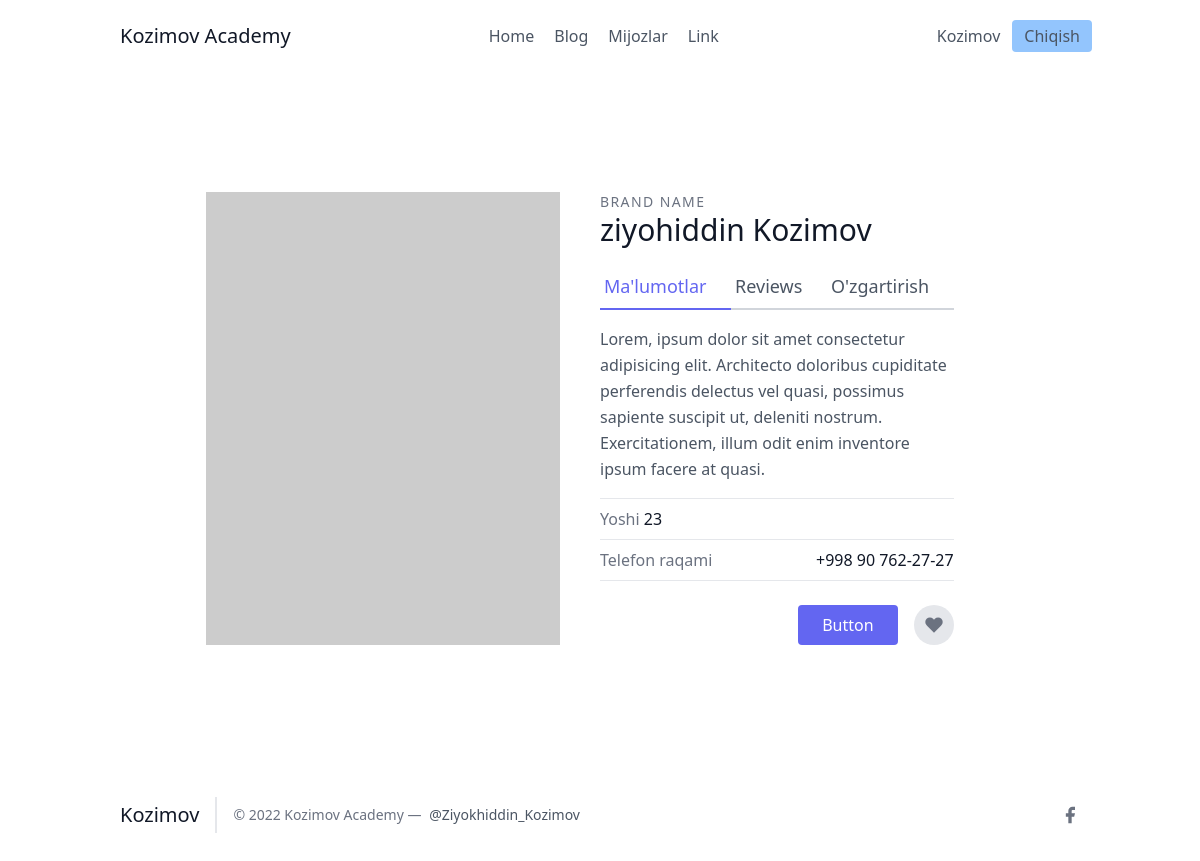
The app's page /leads/1/ (signed in) with its own data.
### leads/models.py (models this page shows, shortened)
class User(AbstractUser):
    pass

class Lead(models.Model):
    ismi = models.CharField(max_length=20)
    familiyasi = models.CharField(max_length=20)
    yoshi = models.IntegerField(default=0)
    waiter = models.ForeignKey("Waiter", on_delete=models.CASCADE)

### leads/views.py (the view)
# urls.py: path('<int:pk>/', LeadDetailView.as_view(), name="detallar"),
class LeadDetailView(LoginRequiredMixin, DetailView):
    template_name = "details.html"
    queryset = models.Lead.objects.all()
    context_object_name = "lead"

### frontend/details.html (shortened to what this page needs)
{% extends 'base.html' %}
{% block content %}
    <section class="text-gray-600 body-font overflow-hidden">
    <div class="container px-5 py-24 mx-auto">
    <div class="lg:w-4/5 mx-auto flex flex-wrap">
        <img alt="ecommerce" class="lg:w-1/2 w-full lg:pr-10 lg:py-6 mb-6 lg:mb-0 object-cover object-center rounded" src="https://dummyimage.com/400x400">
      <div class="lg:w-1/2 w-full lg:pr-10 lg:py-6 mb-6 lg:mb-0">
        <h2 class="text-sm title-font text-gray-500 tracking-widest">BRAND NAME</h2>
        <h1 class="text-gray-900 text-3xl title-font font-medium mb-4">{{ lead.ismi }} {{ lead.familiyasi }}</h1>
        <div class="flex mb-4">
            <a href="{% url 'leads:detallar' lead.pk %}" class="flex-grow text-indigo-500 border-b-2 border-indigo-500 py-2 text-lg px-1">
                Ma'lumotlar
            </a>
            <a class="flex-grow border-b-2 border-gray-300 py-2 text-lg px-1">
                Reviews
            </a>
            <a href="{% url 'leads:update' lead.pk %}" class="flex-grow border-b-2 border-gray-300 py-2 text-lg px-1">
                O'zgartirish
            </a>
        </div>
        <p class="leading-relaxed mb-4">Lorem, ipsum dolor sit amet consectetur adipisicing elit. Architecto doloribus cupiditate perferendis delectus vel quasi, possimus sapiente suscipit ut, deleniti nostrum. Exercitationem, illum odit enim inventore ipsum facere at quasi.</p>
        <div class="flex border-t border-gray-200 py-2">
          <span class="text-gray-500">Yoshi<pan>
          <span class="ml-auto text-gray-900">{{ lead.yoshi }}</span>
        </div>
        <div class="flex border-t border-b mb-6 border-gray-200 py-2">
          <span class="text-gray-500">Telefon raqami</span>
          <span class="ml-auto text-gray-900">+998 90 762-27-27</span>
        </div>
        <div class="flex">
          <button class="flex ml-auto text-white bg-indigo-500 border-0 py-2 px-6 focus:outline-none hover:bg-indigo-600 rounded">Button</button>
          <button class="rounded-full w-10 h-10 bg-gray-200 p-0 border-0 inline-flex items-center justify-center text-gray-500 ml-4">
            <svg fill="currentColor" stroke-linecap="round" stroke-linejoin="round" stroke-width="2" class="w-5 h-5" viewBox="0 0 24 24">
              <path d="M20.84 4.61a5.5 5.5 0 00-7.78 0L12 5.67l-1.06-1.06a5.5 5.5 0 00-7.78 7.78l1.06 1.06L12 21.23l7.78-7.78 1.06-1.06a5.5 5.5 0 000-7.78z"></path>
            </svg>
          </button>
        </div>
      </div>
    </div>
    </div>
    </section>
{% endblock %}

### frontend/details/navbar.html (shortened to what this page needs)
{% load static %}
<header class="text-gray-600 body-font">
  <div class="container mx-auto flex flex-wrap p-5 flex-col md:flex-row items-center">
    <a href="/" class="flex title-font font-medium items-center text-gray-900 mb-4 md:mb-0">
      <span class="ml-3 text-xl">Kozimov Academy</span>
    </a>
    <nav class="md:ml-auto md:mr-auto flex flex-wrap items-center text-base justify-center">
      <a href="/" class="mr-5 hover:text-gray-900">Home</a>
      <a class="mr-5 hover:text-gray-900">Blog</a>
      <a href="/leads/" class="mr-5 hover:text-gray-900">Mijozlar</a>
      <a class="mr-5 hover:text-gray-900">Link</a>
    </nav>
    {% if request.user.is_authenticated %}
      {{ request.user.username }}
      <button class="inline-flex items-center bg-blue-300 border-0 py-1 px-3 focus:outline-none hover:bg-blue-200 rounded text-base mt-4 md:mt-0 ml-3">
        <a href="{% url 'logout' %}">
        Chiqish
      </a>
      </button>
    {% else %}
    <button class="inline-flex items-center bg-blue-300 border-0 py-1 px-3 focus:outline-none hover:bg-blue-200 rounded text-base mt-4 md:mt-0">
      <a href="{% url 'login' %}">
      Kirish
    </a>
    </button>
    {% endif %}
  </div>
</header>

### records on screen
User: user.username "Kozimov"
Lead: ismi "ziyohiddin", familiyasi "Kozimov", yoshi "23"
